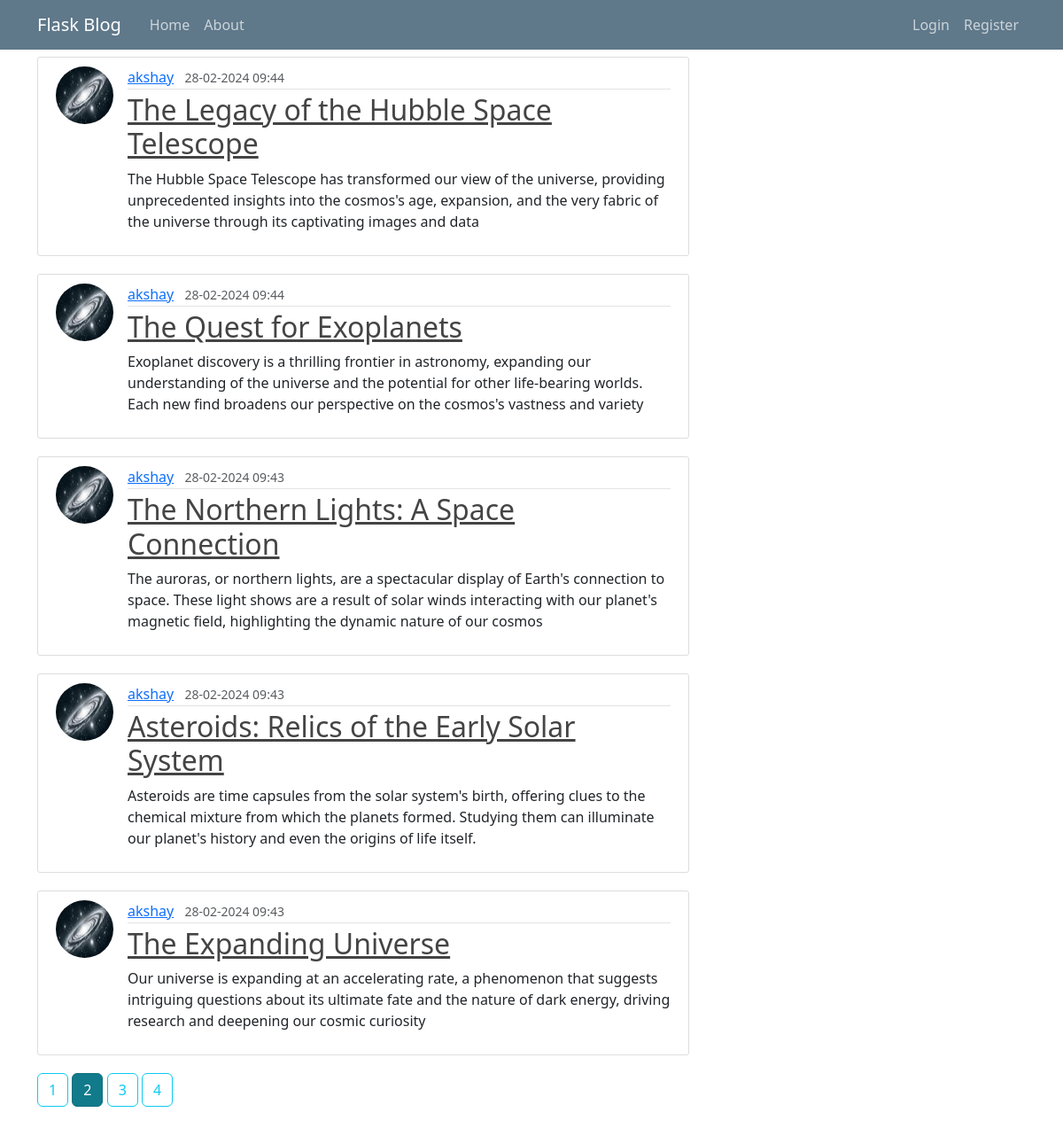
The app's page /user/akshay?page=2 with its own data.
### app/models.py (models this page shows, shortened)
class Posts(db.Model):
    id = db.Column(db.Integer, primary_key=True)
    title = db.Column(db.String(20), nullable=False)
    date_posted = db.Column(db.DateTime, nullable=False, default=datetime.utcnow)
    content = db.Column(db.Text, nullable=False)
    user_id = db.Column(db.Integer, db.ForeignKey('user.id'),nullable=False)

class User(db.Model, UserMixin):
    id = db.Column(db.Integer, primary_key=True)
    username: str = db.Column(db.String(20), unique=True, nullable=False)
    email: str = db.Column(db.String(120), unique=True, nullable=False)
    image_file: str = db.Column(db.String(120), nullable=False, default='default.jpg')
    password = db.Column(db.String(60), nullable=False)
    posts = db.relationship('Posts',
                            backref='author', lazy=True)

### app/users/routes.py (the view)
@users.route("/user/<string:username>")
def user_post(username):
    page = request.args.get('page', 1, type=int)
    user = User.query.filter_by(username=username).first_or_404()
    posts = Posts.query.filter_by(author=user)\
        .order_by(Posts.date_posted.desc())\
        .paginate(page=page, per_page=5)  # Adjusted per_page to 5 as in the first function
    return render_template('user_post.html', posts=posts, user=user)  # Adjusted to use 'user_posts.html'

### app/templates/user_post.html
{% extends "layout.html" %}
{% block content %}
    <h1 class="mb-3">Post By {{ user.username}} ({{posts.total}})</h1>
    {% for post in posts.items %}
        <article class="media content-section">
            <img class="rounded-circle article-img" src="{{ url_for('static', filename='profile-pictures/' ~ post.author.image_file) }}">
          <div class="media-body">
            <div class="article-metadata">
              <a class="mr-2" href="{{ url_for('users.user_post', username=post.author.username)}}">{{ post.author.username }}</a>
              <small class="text-muted">{{ post.date_posted.strftime('%d-%m-%Y %H:%M') }}</small>
            </div>
            <h2><a class="article-title" href="{{ url_for('posts.post', post_id=post.id) }}">{{ post.title }}</a></h2>
            <p class="article-content">{{ post.content }}</p>
          </div>
        </article>
    {% endfor %}
    {% for page_num in posts.iter_pages(left_edge=1, right_edge=1, left_current=1, right_current=2) %}
        {% if page_num %}
            {% if posts.page == page_num %}
                <a class="btn btn-info active mb-4" href="{{ url_for('users.user_post', username=user.username, page=page_num) }}">{{ page_num }}</a>
            {% else %}
                <a class="btn btn-outline-info mb-4" href="{{ url_for('users.user_post', username=user.username, page=page_num) }}">{{ page_num }}</a>
            {% endif %}
        {% else %}
            ...
        {% endif %}
    {% endfor %}
{% endblock content %}

### app/static/main.css (style rules this page uses)
body { background: #fafafa; color: #333333; margin-top: 5rem; }
h1, h2, h3, h4, h5, h6 { color: #444444; }
.content-section { background: #ffffff; padding: 10px 20px; border: 1px solid #dddddd; border-radius: 3px; margin-bottom: 20px; }
.article-title { color: #444444; }
.article-content { white-space: pre-line; }
.article-img { height: 65px; width: 65px; margin-right: 16px; }
.article-metadata { padding-bottom: 1px; margin-bottom: 4px; border-bottom: 1px solid #e3e3e3 }

### records on screen
Posts: image_file (picture), author.username "akshay", date_posted "28-02-2024 09:44", title "The Legacy of the Hubble Space Telescope", content "The Hubble Space Telescope has transformed our view of the universe, providing unprecedented insights into the cosmos's age, expansion, and the very fabric of the universe through its captivating images and data"
Posts: image_file (picture), author.username "akshay", date_posted "28-02-2024 09:44", title "The Quest for Exoplanets", content "Exoplanet discovery is a thrilling frontier in astronomy, expanding our understanding of the universe and the potential for other life-bearing worlds. Each new find broadens our perspective on the cosmos's vastness and variety"
Posts: image_file (picture), author.username "akshay", date_posted "28-02-2024 09:43", title "The Northern Lights: A Space Connection", content "The auroras, or northern lights, are a spectacular display of Earth's connection to space. These light shows are a result of solar winds interacting with our planet's magnetic field, highlighting the dynamic nature of our cosmos"
Posts: image_file (picture), author.username "akshay", date_posted "28-02-2024 09:43", title "Asteroids: Relics of the Early Solar System", content "Asteroids are time capsules from the solar system's birth, offering clues to the chemical mixture from which the planets formed. Studying them can illuminate our planet's history and even the origins of life itself."
Posts: image_file (picture), author.username "akshay", date_posted "28-02-2024 09:43", title "The Expanding Universe", content "Our universe is expanding at an accelerating rate, a phenomenon that suggests intriguing questions about its ultimate fate and the nature of dark energy, driving research and deepening our cosmic curiosity"

### other values on screen
{{ page_num }} "1" "3" "4"
{{ page_num }} "2"
